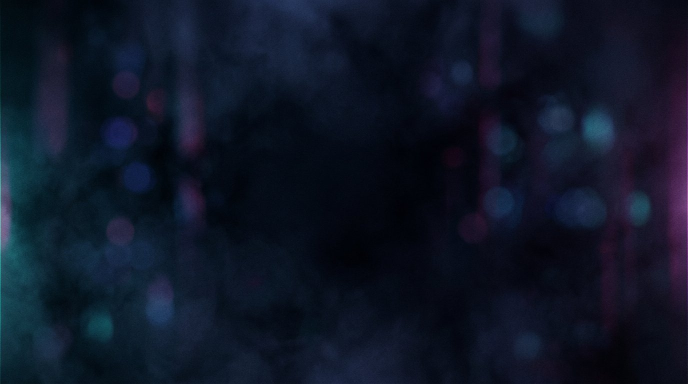
#> input picture assets/bg1.jpg, 1376 x 768 px (shown at 1/2 size)
$ python -i render.py   (imports and definitions only)
#> lines starting #> are read from the running program, lines starting #| are printed output that depends on the picture
#!/usr/bin/env python3
"""
Glitch kinetic-typography lyric video renderer.

Style reference: bold black italic display type with cyan/magenta RGB split,
horizontal slice displacement, scanline bars and digital noise speckle.
Adapted here as a NEON variant (glowing cyan/magenta on the footage).

Usage:
    python3 render.py                     # demo render on generated background
    python3 render.py --video assets/source.mp4
"""
import argparse, os, subprocess, sys, math, random
import numpy as np
from PIL import Image, ImageDraw, ImageFont, ImageFilter

import imageio_ffmpeg
# [1 line that did not run here, left out]

W, H, FPS = 1280, 720, 30
FONT_MAIN = os.path.join(os.path.dirname(os.path.abspath(__file__)),
                         "fonts", "Montserrat-BlackItalic.ttf")

CYAN    = (0, 229, 255)
MAGENTA = (255, 0, 128)
INK     = (14, 14, 24)
WHITE   = (245, 248, 255)

# ---------------------------------------------------------------- lyric sheet
# (start, end, text, mode)
#   mode: 'hero'  -> single huge word, hard slam
#         'line'  -> full lyric line, word-by-word pop
#         'stack' -> short phrase, stacked / scaling
LYRICS = [
    (0.60,  2.60, "yesha yesha",                            "hero"),
    (2.80,  6.40, "Yeshanagula kattameedha yeshina uyyala", "line"),
    (6.50,  8.80, "Manamvugudhame baala",                   "stack"),
    (9.00, 12.60, "Yeshanagula kattameedha yeshina uyyala", "line"),
    (12.70,15.00, "Manamvugudhame baala",                   "stack"),

    (15.40,18.20, "Yeshanagula kattameedha yeshanagula",    "line"),
    (18.30,20.10, "Yeshanagula kattameedha",                "hero"),
    (20.20,22.00, "Yeshanagula kattameedha",                "hero"),

    (22.40,26.00, "Yeshanagula kattameedha yeshina uyyala", "line"),
    (26.10,28.40, "Manamvugudhame baala",                   "stack"),
    (28.60,32.20, "Yeshanagula kattameedha yeshina uyyala", "line"),
    (32.30,35.00, "Manamvugudhame baala",                   "stack"),
]
DURATION = 36.0

# assume a steady folk-song pulse for beat-synced glitching
BPM = 96.0
BEAT = 60.0 / BPM


# ---------------------------------------------------------------- font cache
_fc = {}
# [4 lines left out: function font, not called in this run]


def text_size(txt, f):
    b = f.getbbox(txt)
    return b[2] - b[0], b[3] - b[1], b[0], b[1]


# [100 lines left out: functions fit_font, layer_text, neon, rgb_split, slice_glitch, speckle and 1 more, not called in this run]


# ------------------------------------------------------------------ easing
def out_expo(t):
    return 1.0 if t >= 1 else 1 - pow(2, -10 * t)


# [119 lines left out: functions out_back, draw_hero, draw_line, draw_stack, not called in this run]


# ------------------------------------------------------------------ backdrop
_PLATES = None
def _plates():
    """Load the generated cinematic backplates once, oversized for drift."""
    global _PLATES
    if _PLATES is None:
        here = os.path.dirname(os.path.abspath(__file__))
        out = []
        for n in ("bg1.jpg", "bg2.jpg"):
            p = os.path.join(here, "assets", n)
            if os.path.exists(p):
                im = Image.open(p).convert("RGB")
                out.append(im.resize((int(W * 1.18), int(H * 1.18)),
                                     Image.LANCZOS))
        _PLATES = out
    return _PLATES


def gen_bg(i):
    """Animated background: drifting generated plates, else procedural."""
    t = i / FPS
    pl = _plates()
    if pl:
        cyc = 9.0                      # seconds per plate
        idx = int(t / cyc) % len(pl)
        nxt = (idx + 1) % len(pl)
        lp = (t % cyc) / cyc

        # [10 lines left out: function crop, not called in this run]

        a = crop(pl[idx], t * 0.35)
        if lp > 0.86 and len(pl) > 1:          # crossfade into next plate
            b = crop(pl[nxt], t * 0.35)
            a = Image.blend(a, b, (lp - 0.86) / 0.14)
        return a.convert("RGBA")
    yy, xx = np.mgrid[0:H, 0:W].astype(np.float32)
    v = (np.sin(xx / 190 + t * 0.7) + np.cos(yy / 150 - t * 0.5)) * 0.5
    r = 18 + 26 * (v + 1)
    g = 10 + 14 * (v + 1)
    b = 40 + 60 * (1 - v)
    a = np.stack([r, g, b], -1)
    a += (yy / H)[..., None] * np.array([10, 0, 30])
    return Image.fromarray(np.clip(a, 0, 255).astype(np.uint8)).convert("RGBA")


# [104 lines left out: functions darken, main, not called in this run]


# [2 lines not run here, left out]

>>> import cv2
>>> picture = cv2.imread('assets/bg1.jpg', cv2.IMREAD_GRAYSCALE)
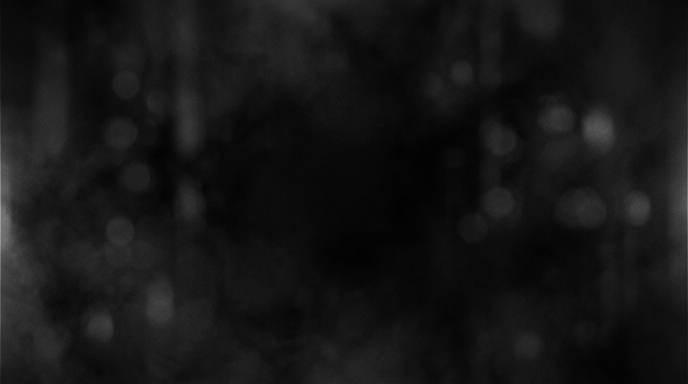
#> picture: shape (768, 1376) (shown at 1/2 size); min 0, max 180, mean 21.4
>>> result = gen_bg(picture)
#> in gen_bg, `t = i / FPS`:
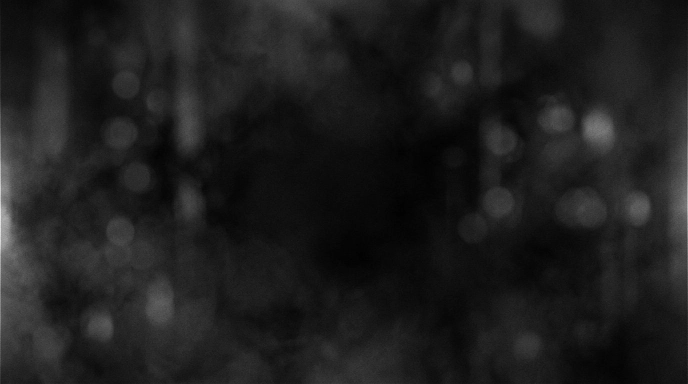
#> t: shape (768, 1376) float64 (shown at 1/2 size); min 0, max 6, mean 0.713; drawn with min black and max white
#> in gen_bg, `pl = _plates()`: pl = 2 items
#> (the run stopped early here; a loop or call above may not have finished)
